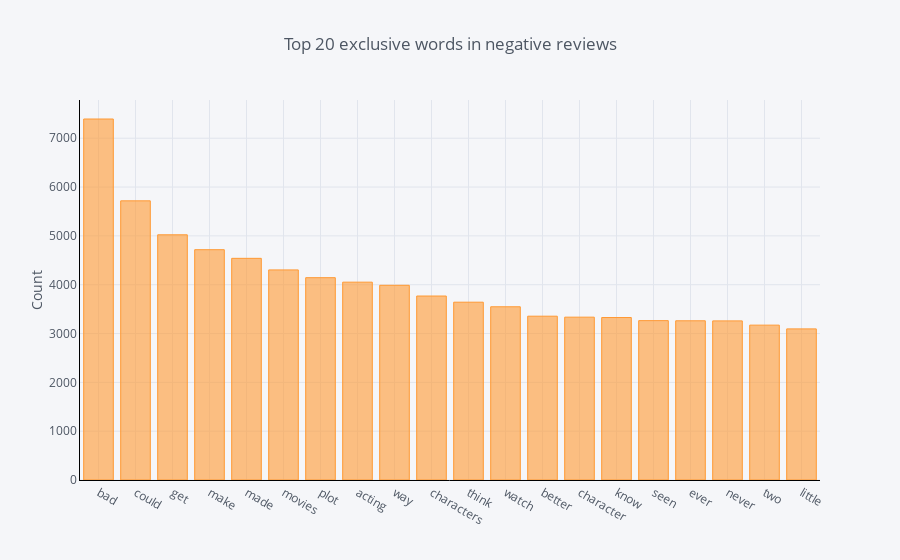

The code cell stored with this chart in its notebook:
### Code cell
n = 20
topw_pos = list(map(lambda x: x[0], top_w_pos))
top_w = top_n_words(neg_lang, n, include_stops=False, exclude=topw_pos)
plot_top_words(top_w, n, title='Top {} exclusive words in negative reviews'.format(n))

### Figure 1 — Plotly figure (JSON) as saved in the notebook; plotly's stock layout.template omitted (floating-point values rounded to 4 significant figures)
{"data": [{"marker": {"color": "rgba(255, 153, 51, 0.6)", "line": {"color": "rgba(255, 153, 51, 1.0)", "width": 1}}, "name": "Count", "orientation": "v", "text": "", "type": "bar", "uid": "54314dc8-ac50-4fa0-92f7-d0c64c402420", "x": ["bad", "could", "get", "make", "made", "movies", "plot", "acting", "way", "characters", "think", "watch", "better", "character", "know", "seen", "ever", "never", "two", "little"], "y": [7394, 5718, 5022, 4717, 4540, 4303, 4144, 4052, 3988, 3768, 3642, 3548, 3355, 3335, 3328, 3264, 3261, 3259, 3172, 3095]}], "layout": {"legend": {"bgcolor": "#F5F6F9", "font": {"color": "#4D5663"}}, "paper_bgcolor": "#F5F6F9", "plot_bgcolor": "#F5F6F9", "title": {"font": {"color": "#4D5663"}, "text": "Top 20 exclusive words in negative reviews"}, "xaxis": {"gridcolor": "#E1E5ED", "linecolor": "black", "showgrid": true, "tickfont": {"color": "#4D5663"}, "title": {"font": {"color": "#4D5663"}, "text": ""}, "zerolinecolor": "#E1E5ED"}, "yaxis": {"gridcolor": "#E1E5ED", "linecolor": "black", "showgrid": true, "tickfont": {"color": "#4D5663"}, "title": {"font": {"color": "#4D5663"}, "text": "Count"}, "zerolinecolor": "#E1E5ED"}}}
